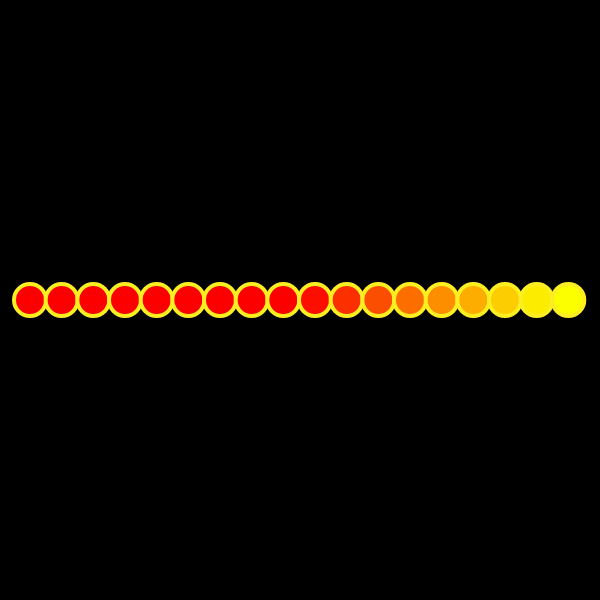
Frame 1 (no input)
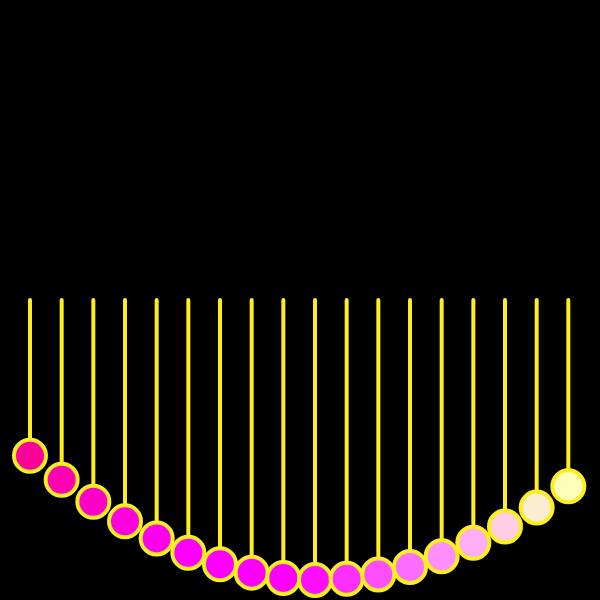
Frame 60 (no input)
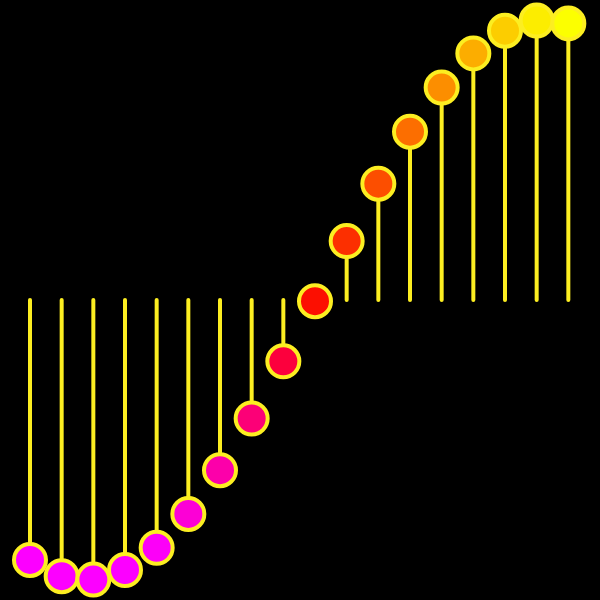
Frame 120 (the mouse pressed at the canvas centre since frame 60)

The p5.js sketch that drew these frames (run headless with seeded random() and noise() and a simulated clock; from frame 60 on, the mouse is pressed at the canvas centre):

// p5.js sketch
// ── sketch.js

let angles = [];
let angleV = [];
let r = 16;

function setup() {
  createCanvas(600, 600);
  let total = floor(width/(r*2));
  for(let i =0; i < total; i ++){
    angles[i] = 0;
    angleV[i] = 0.01+i/550
  }
}

function draw() {
  background(0);
  translate(300,300);
  
  stroke(252,238,33);
  strokeWeight(4)
  for(let i = 0; i < angles.length; i++){
    let y = map(sin(angles[i]), -1,1,-280,280);
   let x = map(i,0,angles.length,-270,300);
    fill(252,x,y);
    line(x,0,x,y);
    circle(x,y,r *2);
    angles[i] += angleV[i]
  }
  
  
}
